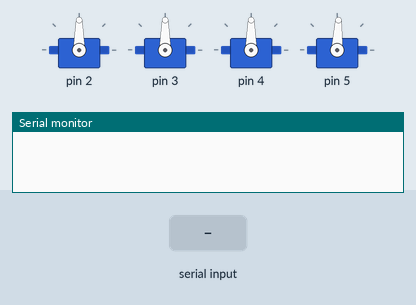
The sketch below on a simulated Arduino Uno, built with avr-gcc and run on an emulated ATmega328P. Shown: 4 × servo, the last lines printed to the serial monitor. The inputs (shaded band) are chosen by the test bench.

Above: at 1.2 s.
1.3 s: "1" received over Serial
At 1.9 s:
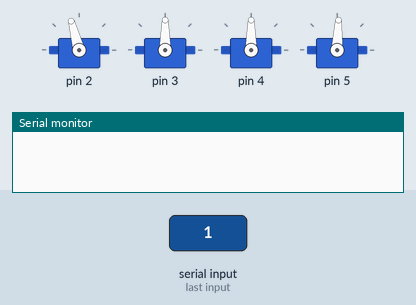
2.8 s: "3" received over Serial
At 3.1 s:
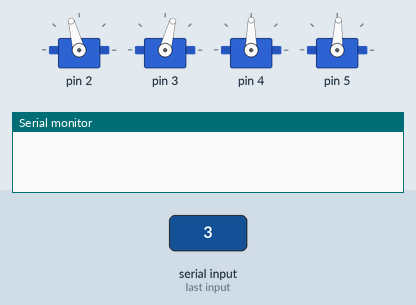
4.3 s: "1" received over Serial
At 5.4 s:
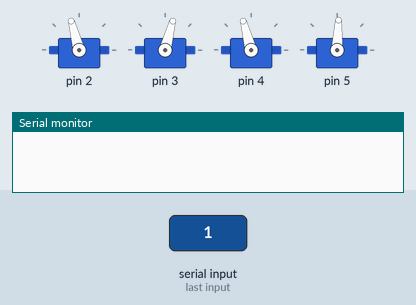
5.8 s: "3" received over Serial
At 6.6 s:
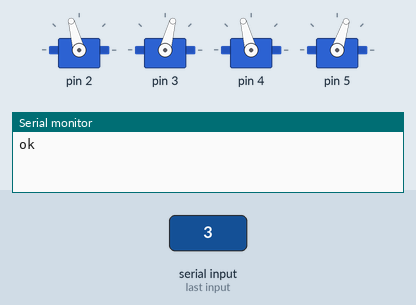
7.3 s: "5" received over Serial
At 7.7 s:
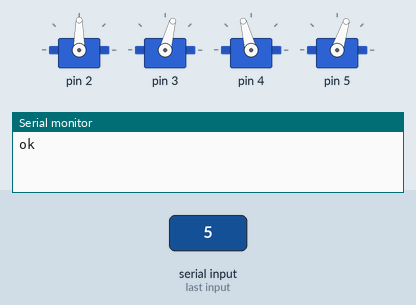
8.8 s: "2" received over Serial
At 10.0 s:
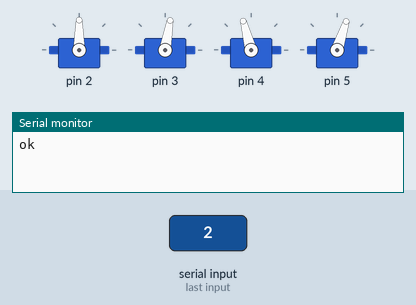
Timing chart, 0 to 11.3 s (numbered marks = the images above; inputs shaded):
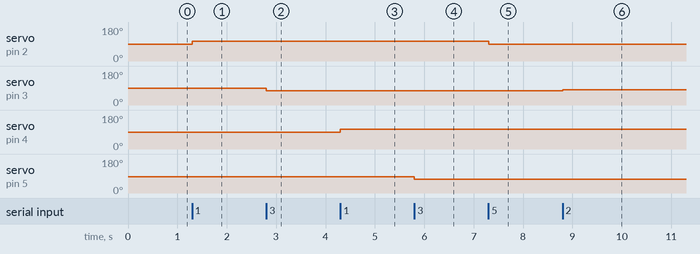

The sketch:

ArduinoBluetooth.ino
```cpp
#include <Servo.h>

Servo servos[4];
byte numberOfServos = 4;
float angles[4];
byte dataCount = 0;
float anglesFix[4] = {0,0,0,-3};
float maxRange = 45;
void setup() {

    for(byte counter = 0; counter < numberOfServos; counter++ ){
        servos[counter].attach(counter+2);
        angles[counter] = 90+anglesFix[counter];
        servos[counter].write(angles[counter]);
    }

    Serial.begin(9600);
    //Serial.print("dafdafdafaf\n");
    //Serial.write("dafdafdafaf\n");
}

void loop() {

    while (Serial.available()){
        char readChar = (char)Serial.read();
        float affect = 0;
        switch(readChar){
            case '1': affect=15;
            break;

            case '2': affect=5;
            break;

            case '3': affect=-15;
            break;

            case '4': affect=-5;
            break;

            case '5': affect=100;
            break;


            default: break;
        }

        if(affect == 100){
              angles[dataCount] = 90+anglesFix[dataCount];
        }
        else {
            if(angles[dataCount]+affect>90+maxRange){
                angles[dataCount] = 90+maxRange;
            }
            else if(angles[dataCount]+affect<90-maxRange){
                angles[dataCount] = 90-maxRange;
            }
            else{
                angles[dataCount] += affect;
            }
        }

        servos[dataCount].write(angles[dataCount]);

        dataCount = dataCount+1;

        if(dataCount == 4){
          dataCount = 0;

          if(affect >= 100 ){

              delay(500);
          }
          else{
              delay(15);
          }

          /*
          String s = String(angles[0],1);
          s+=" "+String(angles[1],1)+" "+String(angles[2],1)+" "+String(angles[3],1);
          //Serial.write(s);
          for (int i = 0; i < s.length(); i++)
          {
            Serial.write(s[i]);   // Push each char 1 by 1 on each loop pass
          }
          Serial.write("\n");
          */

          Serial.print("ok\n");
        }
    }


}
```

Measured:
- after the input at 1.3 s, servo on pin 2: 90° → 105° at once
- after the input at 2.8 s, servo on pin 3: 90° → 75° at once
- after the input at 4.3 s, servo on pin 4: 90° → 105° at once
- after the input at 5.8 s, servo on pin 5: 87° → 72° at once
- after the input at 7.3 s, servo on pin 2: 105° → 90° at once
- after the input at 8.8 s, servo on pin 3: 75° → 80° at once
